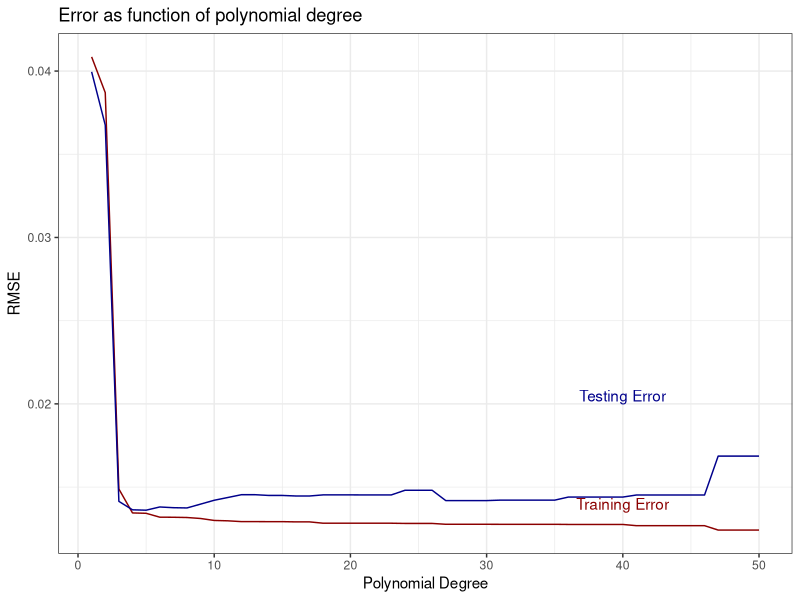
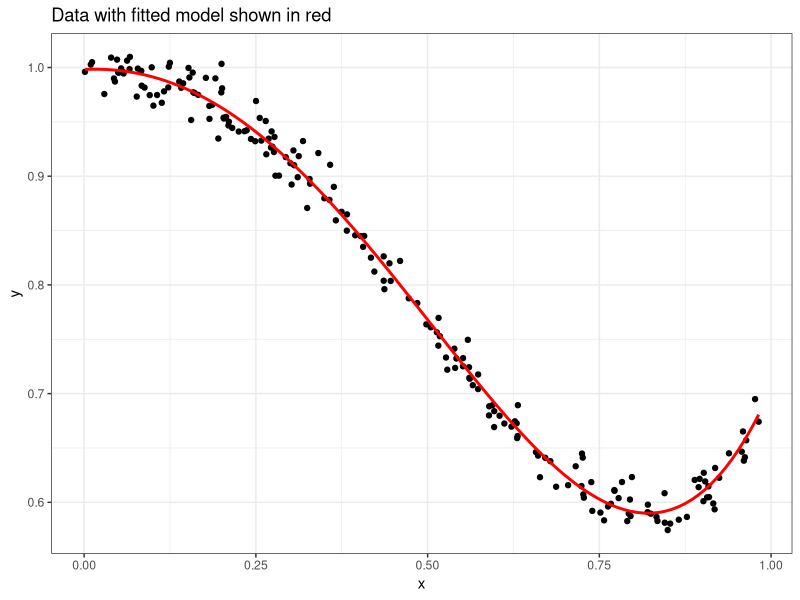

These figures' R source, in order: (Note: this script raises an error after producing the figures.)
## ---- chunk 1
library(ggplot2)
library(dplyr)
theme_set(theme_bw())

setwd("C:/Users/Jeff.Bernard/Dropbox/QMSS/gitpages/msd2015/homework/homework_2/problem_1/")
# read data
data <- read.table('polyfit.tsv', header=T)

# split into train / test data
set.seed(10034)
ttsplit <- 0.5 # given in problem description
test <- sample.int(nrow(data),nrow(data)*ttsplit)
testset <- data[test,]
trainset <- data[-test,]

# fit a model and compute train / test error for each degree
fit_poly <- function(trainset,testset,num_poly=50){
  fit <- list()
  RMSE <- matrix(0,nrow=num_poly,ncol=3)
  for(i in 1:num_poly){
    trainpoly <- as.data.frame(cbind(y=trainset$y,poly(trainset$x,i,raw=T)))
    testpoly <- as.data.frame(cbind(y=testset$y,poly(testset$x,i,raw=T)))
    fit[[i]] <- lm(y ~ ., data=trainpoly)
    trnRMSE <- sqrt(mean(fit[[i]]$residuals^2))
    tstRMSE <- sqrt(mean((testpoly$y - (predict(fit[[i]],newdata=testpoly)))^2))
    RMSE[i,] <- cbind(i,trnRMSE,tstRMSE)
  }
  return(list(fit,RMSE))
}

results <- fit_poly(trainset,testset)
RMSE <- as.data.frame(results[[2]])

ggplot(RMSE, aes(x=V1)) + 
  geom_line(aes(y=V2), color="darkred") + 
  geom_line(aes(y=V3), color="darkblue") +
  annotate("text",label="Training Error", x=40, y=0.014, color="darkred") + 
  annotate("text",label="Testing Error", x=40, y=0.0205, color="darkblue") +
  labs(title="Error as function of polynomial degree",y="RMSE",x="Polynomial Degree")

print(paste0("Lowest RMSE: ",round(min(RMSE$V3),4)))
# select best model

## run 50 times to ensure best polynomial fit is robust to test split idiosyncrasy
find_best_poly <- function(n,data){
  bestpoly <- rep(0,n)
  for(i in 1:n){
    test <- sample.int(nrow(data),nrow(data)*ttsplit)
    testset <- data[test,]
    trainset <- data[-test,]
    results <- fit_poly(trainset,testset)
    RMSE <- as.data.frame(results[[2]])
    bestpoly[i] <- which.min(RMSE$V3)
  }
  return(bestpoly)
}

CV <- find_best_poly(50,data)
bestpoly <- table(CV) %>% which.max %>% names %>% as.numeric
bestmodel <- results[[1]][[bestpoly]]

# report coefficients for best model
print(paste0("Best model is polynomial of degree: ", bestpoly))

print("Coefficients:")
(coefs <- bestmodel$coef)

# plot fit for best model
model <- function(x,coefs) {
  y <- coefs[1]
  for(i in 1:bestpoly){
    y <- y + (x^(i))*coefs[i+1]
  }
  return(y)
}
ggplot(data) + geom_point(aes(x,y)) + 
  stat_function(fun=model,args=list(coefs=bestmodel$coef),color="red",size=1) +
  labs(title="Data with fitted model shown in red")
## ---- chunk 2
library(tm)
library(Matrix)
library(glmnet)
library(ROCR)
library(ggplot2)
library(dplyr)
theme_set(theme_bw())

# read business and world articles into one data frame
rm(list=ls())
setwd("C:/Users/Jeff.Bernard/Dropbox/QMSS/gitpages/msd2015/homework/homework_2/problem_2/")
bizns <- read.table("business.tsv", fileEncoding="UTF-8")
world <- read.table("world.tsv", fileEncoding="UTF-8")

# create a Corpus from the article snippets
VS <- VectorSource(c(as.character(bizns$snippet),as.character(world$snippet)))

# remove punctuation and numbers
Corp <- VCorpus(VS) %>% tm_map(removeNumbers) %>% tm_map(removePunctuation)

# create a DocumentTermMatrix from the snippet Corpus
dtm <- DocumentTermMatrix(Corp)

# convert the DocumentTermMatrix to a sparseMatrix, required by cv.glmnet
# helper function
dtm_to_sparse <- function(dtm) {
 sparseMatrix(i=dtm$i, j=dtm$j, x=dtm$v, dims=c(dtm$nrow, dtm$ncol), dimnames=dtm$dimnames)
}

sp <- dtm_to_sparse(dtm)
rm(list=c("bizns","world","Corp","VS","dtm","dtm_to_sparse"))
# create a train / test split

set.seed(101)
ttsplit <- 0.2
test <- sample.int(nrow(sp),nrow(sp)*ttsplit)
testlabels <- test < 1001
trainlabels <- (1:nrow(sp))[-test] < 1001
testset <- sp[test,]
trainset <- sp[-test,]

# cross-validate logistic regression with cv.glmnet, measuring auc
crossval <- cv.glmnet(trainset, trainlabels, family="binomial", type.measure="auc", nfolds=10)

get_informative_words <- function(crossval) {
  coefs <- coef(crossval, s="lambda.min")
  coefs <- as.data.frame(as.matrix(coefs))
  names(coefs) <- "weight"
  coefs$word <- row.names(coefs)
  row.names(coefs) <- NULL
  subset(coefs, weight != 0)
}

infowds <- get_informative_words(crossval)
sorted <- arrange(infowds,weight)

# evaluate performance for the best-fit model
# cross-validation curve
cvdat <- data.frame(cbind(loglambda=log(crossval$lambda),cvm=crossval$cvm,crossval$nzero))
ggplot(cvdat, aes(x=loglambda,y=cvm)) + geom_line() + 
  labs(title="Cross-Validation Curve",x="Log(lambda)",y="AUC")
  #annotate(geom="text", x=log(0.00528), y=0.9, label="Lambda Min:\n0.00528\n# of words: 666")
print("Best Lambda: 0.00528")
print("Number of words: 666")
# plot ROC curve and output accuracy and AUC
preds <- predict(crossval,newx=testset)
pred.obj <- prediction(preds,testlabels)
ROC <- performance(pred.obj,measure="tpr",x.measure="fpr")
acc <- round(max(performance(pred.obj,measure="acc")@y.values[[1]]),4)
AUC <- round(performance(pred.obj,measure="auc")@y.values[[1]],4)

ROCdat <- data.frame(cbind(tpr=ROC@y.values[[1]],fpr=ROC@x.values[[1]]))
ggplot(ROCdat, aes(x=fpr,y=tpr)) + geom_line() + geom_abline(intercept=0,slope=1,linetype="dotted") +
  labs(title="ROC Curve", x="False Positive Rate", y="True Positive Rate")
print(paste0("Accuracy: ", acc))
print(paste0("Area Under Curve: ", AUC))

# show weights on words with top 10 weights for business
print("Top words for 'Business' section:")
arrange(tail(sorted,10),desc(weight))

# show weights on words with top 10 weights for world
print("Top words for 'World' section:")
head(sorted,10)
